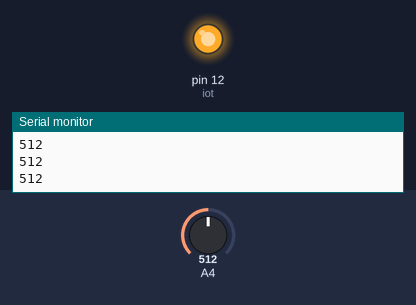
A sketch run on a simulated Arduino Mega 2560, built with avr-gcc and run on an emulated ATmega2560. Parts: output pins drawn as LEDs (lit = HIGH), the last lines printed to the serial monitor. Inputs (shaded band) come from the test bench; at power-on: A4 = 512.

Above: at 1.2 s.
1.3 s: A4 set to 122
At 2.5 s:
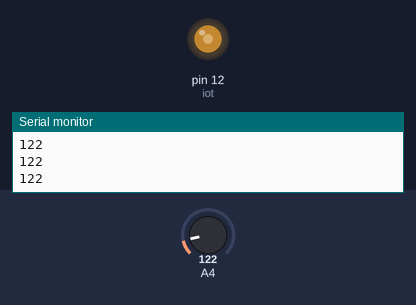
2.8 s: A4 set to 306
At 3.8 s:
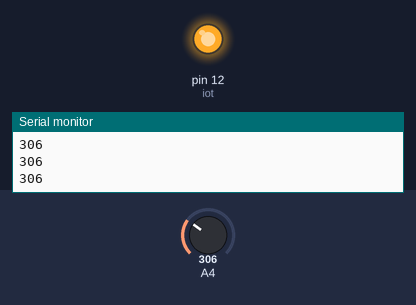
Timing chart, 0 to 5.8 s (numbered marks = the images above; inputs shaded):
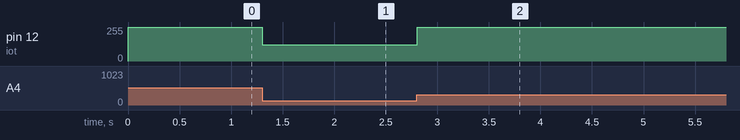

Measured:
- after the input at 1.3 s, pin 12 (iot): 255/255 → 122/255 at once
- after the input at 2.8 s, pin 12 (iot): 122/255 → 255/255 at once

The sketch:

LDR_and_analogWrite_the_power_of_friendship.ino
```cpp
int LDR = 36;
int iot = 12;
int light = 0;

void setup() {
  Serial.begin(9600);
  pinMode(iot, OUTPUT);
  pinMode(LDR, INPUT);

}

void loop() {
  analogRead(LDR);
  light = analogRead(LDR);
  for (int i = light; i > 0; i--){
    analogWrite(iot,light);
  }

  Serial.println(light);

}
```
